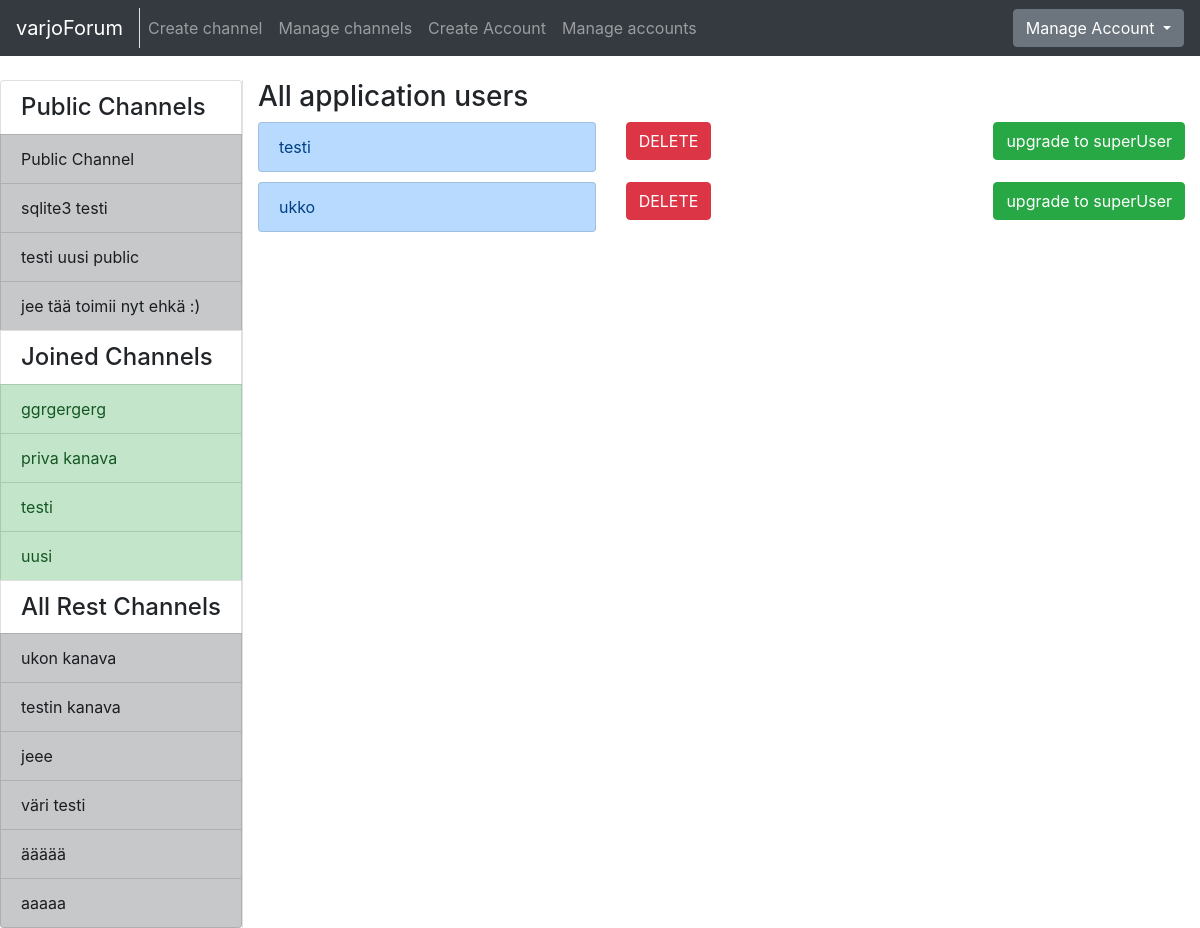
Page /auth/allAccount/ (signed in) on the earlier database version.
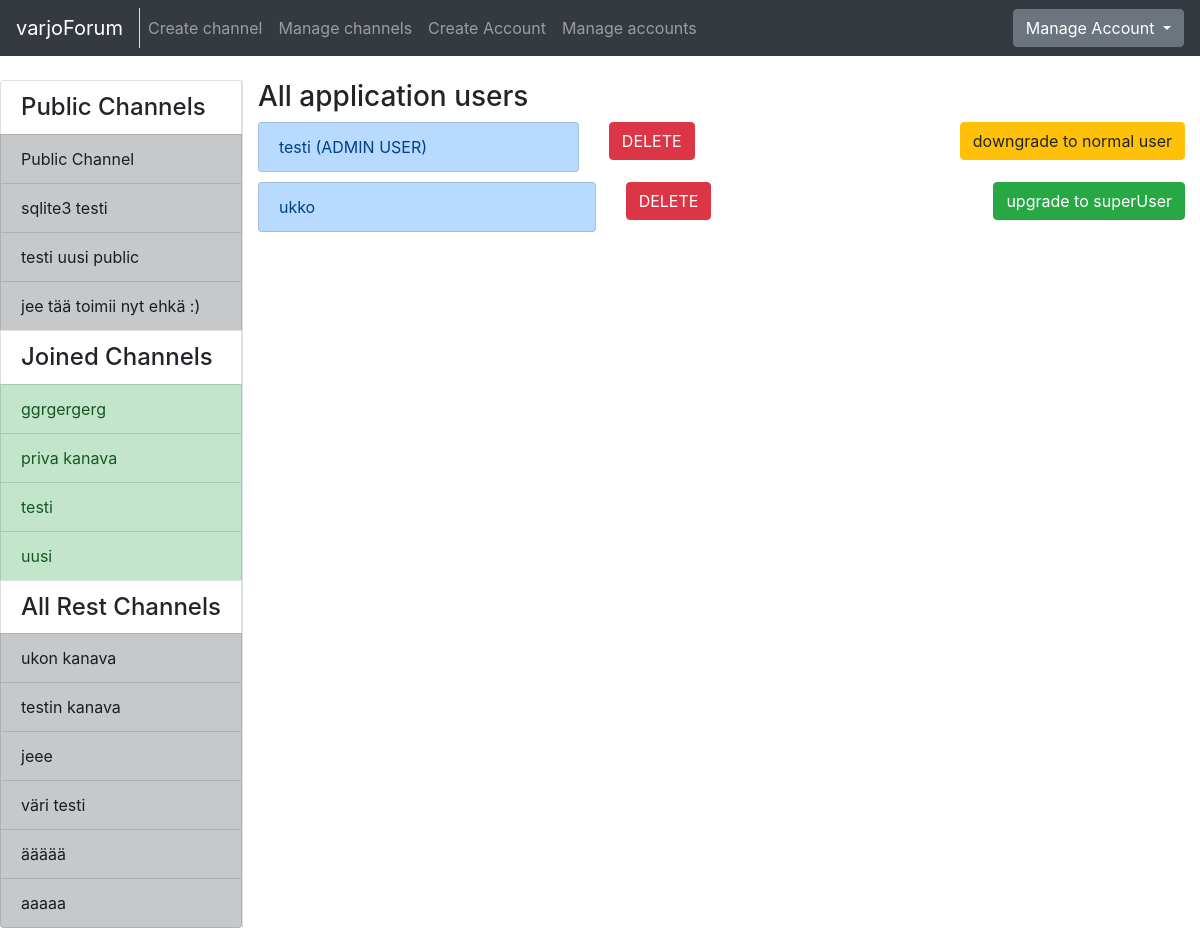
Same page on the later database version.
### application/auth/models.py (models this page shows, shortened)
class Account(Base):
    username = db.Column(db.String(144), nullable=False)
    password = db.Column(db.String(144), nullable=False)
    motto = db.Column(db.String(144), nullable=False)
    admin = db.Column(db.Boolean, nullable=False)
    email = db.Column(db.String(144), nullable=False)
    messages = db.relationship("Message", backref='account', lazy=True)
    comments = db.relationship("Comment", backref='account', lazy=True)

### application/auth/views.py (the view)
@app.route("/auth/allAccount/", methods=["GET"])
@login_required
def account_list():
    if current_user.admin == False:
        return redirect(url_for("messages_index"))
    if request.method == "GET":
        return render_template("auth/list.html",
                                accounts = Account.query.order_by(Account.username).all(),
                                my_channels=Channel.get_my_channels(current_user.id),
                                all_channels=Channel.get_channels_where_not_in(current_user.id),
                                public_channels=Channel.get_all_publics())

### application/__init__.py (called while the page is built)
@login_manager.user_loader
def load_user(account_id):
  return Account.query.get(account_id)

### application/channels/models.py (called while the page is built)
    @staticmethod
    def get_my_channels(account_id):
        stmt = text("SELECT Channel.id, Channel.name, Channel.master_id"
                    " FROM Channel, Account, Accounts"
                    " WHERE Channel.id = Accounts.channel_id"
                    " AND Account.id = Accounts.account_id"
                    " AND Account.id = :account_id"
                    " ORDER BY Channel.name").params(account_id=account_id)
        res = db.engine.execute(stmt)
        response = []
        for row in res:
            response.append({"channel_id":row[0], "channel_name":row[1], "master_id":row[2]})
        return response

    @staticmethod
    def get_all_publics():
        stmt = text("SELECT Channel.id, Channel.name"
                    " FROM Channel"
                    " WHERE Channel.public = 1")
        res = db.engine.execute(stmt)
        response = []
        for row in res:
            response.append({"id":row[0], "name":row[1]})
        return response

### application/templates/auth/list.html
{% extends "layout.html" %}
{% block body %}
<h3>All application users</h3>
  <div class="list-group">
    {% for account in accounts %}
    {% if not account.id == current_user.id %}
    <div class="row" style="padding-bottom: 10px">
      <div class="col">
        {% if account.admin == True and not account.id == current_user.id %}
        <p class="list-group-item list-group-item-primary">
          {{ account.username }} (ADMIN USER)
        </p>
        {% else %}
        <p class="list-group-item list-group-item-primary">
          {{ account.username }}
        </p>
        {% endif %}
      </div>
      <div class="col">
        <form method="POST" action="{{ url_for('accounts_delete', account_id=account.id) }}" name="accountform">
          <button type="submit" class="btn btn-danger">DELETE</button>
        </form>
      </div>
      <div class="col-md-auto">
        {% if account.admin == True %}
        <form action="{{ url_for('admin_changer', account_id=account.id, direction='down') }}" method="POST">
          <button type="submit" class="btn btn-warning">
            downgrade to normal user
          </button>
        </form>
        {% else %}
        <form action="{{ url_for('admin_changer', account_id=account.id, direction='up') }}" method="POST">
          <button type="submit" class="btn btn-success">
            upgrade to superUser
          </button>
        </form>
        {% endif %}
      </div>
    </div>
    {% endif %}
    {% endfor %}
  </div>
{% endblock %}

Differences in the rows shown:
changed Account "testi": admin "upgrade to superUser" → "(ADMIN USER) downgrade to normal user"
